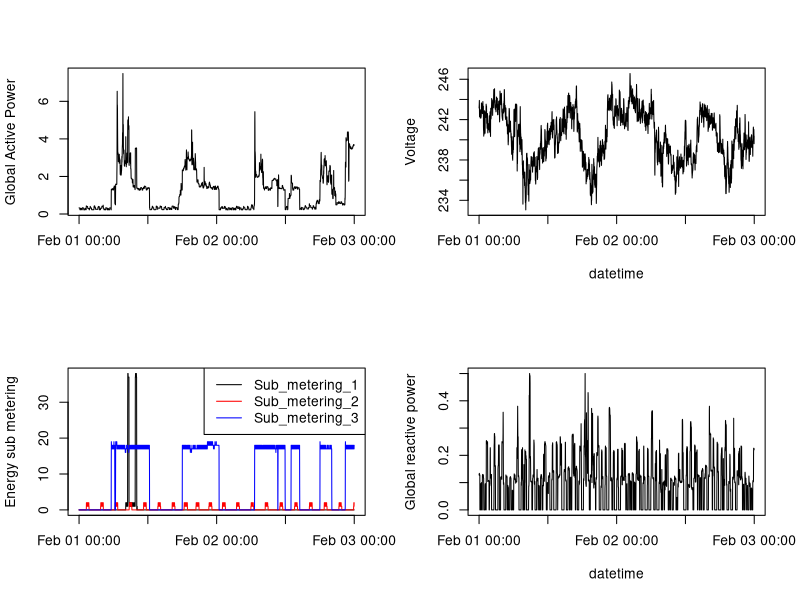

This figure's R source:
#Recover powerdata, which is properly cleaned for its use
setwd("C:/datahouse")
powerdata<-read.table("powerdata.txt", header = TRUE, sep = ";")
powerdata$DateTime<-as.POSIXct(paste(powerdata$Date,powerdata$Time))

#Turn on the dev to export to a PNG
png(filename = "C:/datahouse/plot4.png",width = 480,height = 480,units = "px")

#Declare 4 spaces for plot
par(mfrow=c(2,2))
plot(powerdata$DateTime,powerdata$Global_active_power, 
     ylab="Global Active Power",xlab = "",type="l")

plot(powerdata$DateTime,powerdata$Voltage, type="l",
     ylab = "Voltage",xlab = "datetime")

plot(powerdata$DateTime,powerdata$Sub_metering_1,type = "l",
     xlab = "",ylab = "Energy sub metering")
lines(powerdata$DateTime,powerdata$Sub_metering_2,type = "l",col="red")
lines(powerdata$DateTime,powerdata$Sub_metering_3,type = "l",col="blue")
#Create legend
legendname=c("Sub_metering_1","Sub_metering_2","Sub_metering_3")
legendcol=c("black","red","blue")
legend("topright",legend = legendname,col =legendcol,lty = "solid")

plot(powerdata$DateTime,powerdata$Global_reactive_power, type = "l",
     ylab="Global reactive power",xlab="datetime" )

dev.off()